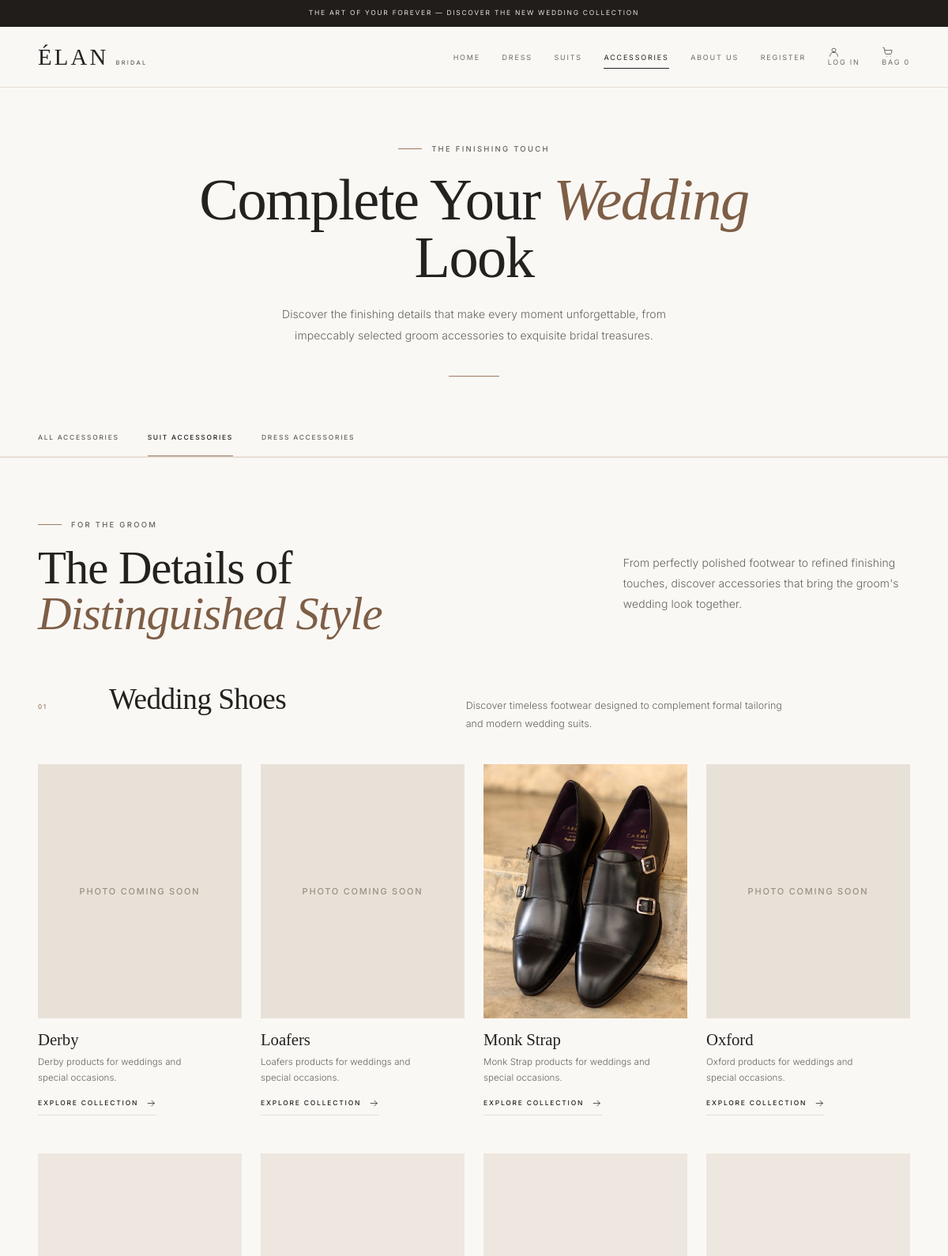
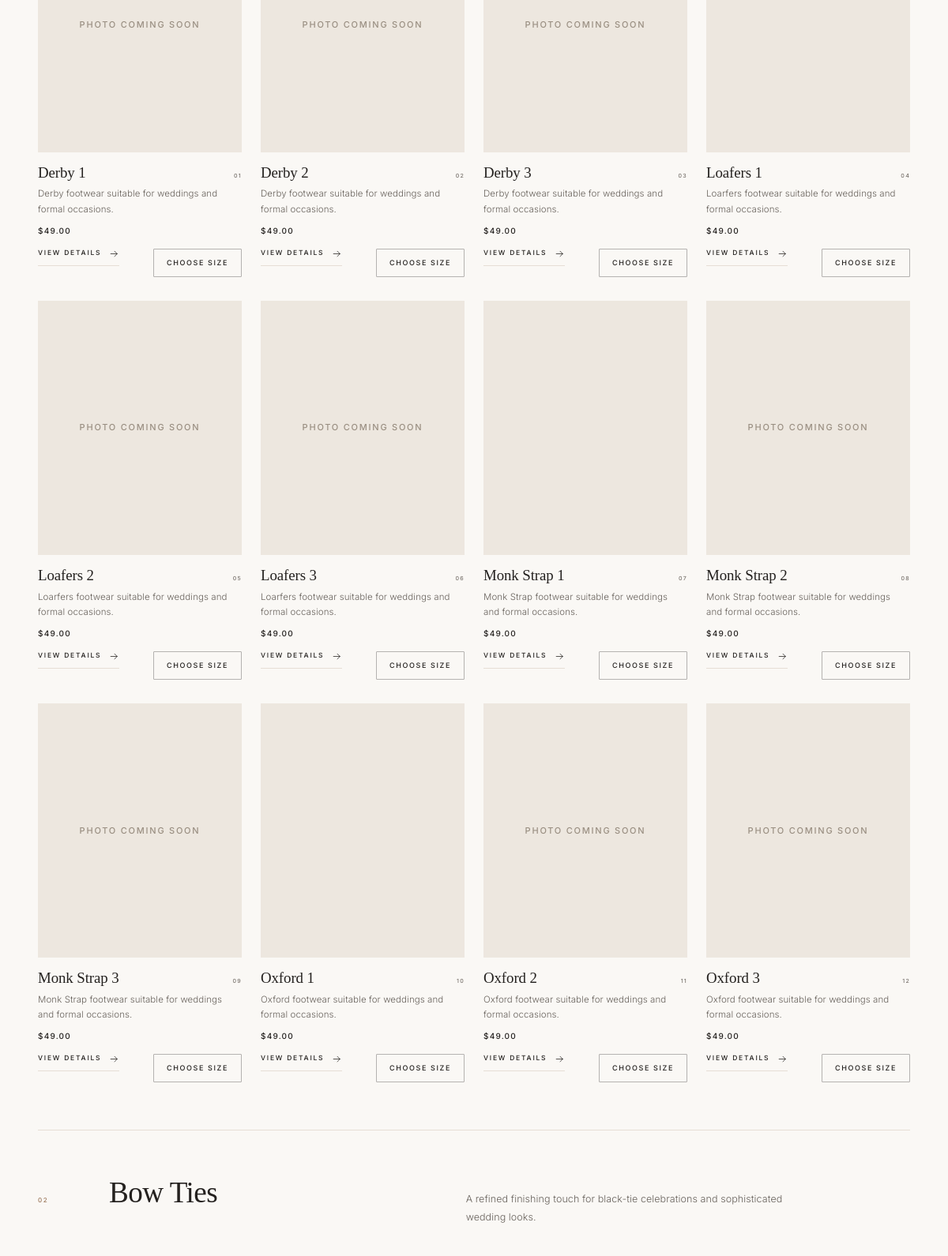
The app's page /public/accessories.php (upper part) with its own data (2 pictures, top to bottom).
### tables this page shows
CREATE TABLE `subcategories` (
  `id` int(11) NOT NULL,
  `name` varchar(100) NOT NULL,
  `category_id` int(11) NOT NULL,
  `description` varchar(255) DEFAULT NULL,
  `image_url` varchar(255) DEFAULT NULL
);

CREATE TABLE `products` (
  `id` int(11) NOT NULL,
  `subcategory_id` int(11) NOT NULL,
  `product_name` varchar(150) NOT NULL,
  `description` text DEFAULT NULL,
  `cost_price` decimal(10,2) NOT NULL DEFAULT 0.00,
  `price` decimal(10,2) NOT NULL,
  `image_url` varchar(500) DEFAULT NULL,
  `stock_quantity` int(11) NOT NULL DEFAULT 0,
  `created_at` timestamp NOT NULL DEFAULT current_timestamp()
);

### app/models/accessories.php (called while the page is built, shortened)
<?php
class Accessories{
    private PDO $db;
     public function __construct(PDO $db){
        $this->db = $db;
     }
     public function getBySubcategories(array $subcategoryIds):array{
     $placeholders=implode(",",array_fill(0,count($subcategoryIds),"?"));
        $sql = "SELECT p.id, p.product_name, p.description, p.price,
                       p.image_url, p.stock_quantity,
                       p.subcategory_id, s.name AS subcategory_name
                FROM products p
                JOIN subcategories s ON s.id = p.subcategory_id
                WHERE p.subcategory_id IN ($placeholders)
                ORDER BY p.subcategory_id, p.id";
        $stmt = $this->db->prepare($sql);
        $stmt->execute($subcategoryIds);
        return $stmt->fetchAll();
     }
    public function getSubcategories(array $subcategoryIds): array
    {
        $subcategoryIds = array_map("intval", $subcategoryIds);
        $placeholders = implode(", ", array_fill(0, count($subcategoryIds), "?"));
        $sql = "SELECT id, name, description, image_url
                FROM subcategories
                WHERE id IN ($placeholders)
                ORDER BY id";
        $stmt = $this->db->prepare($sql);
        $stmt->execute($subcategoryIds);
        return $stmt->fetchAll();
    }
}
?>

### public/accessories.php (the view, shortened to what this page needs)
<?php
require_once __DIR__ . '/../app/models/accessories.php';
$database = new Database();
$db = $database->connect();
$accessoriesModel = new Accessories($db);
$sections = [
    "groom-shoes"    => [15, 16, 17, 18],
    "bow-ties"       => [21],
    "neck-ties"      => [22],
    "cuff-links"     => [26],
    "pocket-squares" => [23],
    "bridal-shoes"   => [19, 20, 24, 25],
    "bridal-jewelry" => [7],
    "bridal-gloves"  => [6],
    "tiaras-crowns"  => [8],
    "bridal-veils"   => [9],
];
$products = [];
foreach ($sections as $sectionId => $subcategoryIds) {
    $products[$sectionId] = $accessoriesModel->getBySubcategories($subcategoryIds);
}
$groomShoeTypes = $accessoriesModel->getSubcategories([15, 16, 17, 18]);
function safe($text)
{
    return htmlspecialchars($text, ENT_QUOTES, "UTF-8");
}
function productImage($imageUrl)
{
    if ($imageUrl === null || $imageUrl === "") {
        return "";
    }
    $imageUrl = str_replace("\\", "/", $imageUrl);
    if (strpos($imageUrl, "/Data/") === 0) {
        $imageUrl = ".." . $imageUrl;
    }
    if (is_file(__DIR__ . "/" . rawurldecode($imageUrl))) {
        return $imageUrl;
    }
    return "";
}
function arrowIcon()
{
    return '<svg class="icon" aria-hidden="true"><use href="#icon-arrow"></use></svg>';
}
function printCategoryCards($shoeTypes, $sectionId)
{
    $categoryImages = [
        15 => "assets/images/accessories/suits/shoes/derby-category.jpg",
        16 => "assets/images/accessories/suits/shoes/loafers.jpg",
        17 => "assets/images/accessories/suits/shoes/monk2.jpg",
        18 => "assets/images/accessories/suits/shoes/oxford-category.jpg",
        19 => "assets/images/accessories/dresses/shoes/block-heel-category.jpg",
        20 => "assets/images/accessories/dresses/shoes/highHeels.jpg",
        24 => "assets/images/accessories/dresses/shoes/bridal-sandal-category.jpg",
        25 => "assets/images/accessories/dresses/shoes/flat-category.jpg",
    ];
    foreach ($shoeTypes as $type) {
        $image = productImage($type["image_url"] ?? null);
        if ($image === "" && isset($categoryImages[$type["id"]])) {
            $image = productImage($categoryImages[$type["id"]]);
        }
        ?>
        <a class="acc-cat-card" href="#<?php echo $sectionId; ?>-products" data-reveal
           aria-label="Explore <?php echo safe($type["name"]); ?>">
            <span class="acc-cat-card__visual">
                <?php if ($image !== "") { ?>
                    <img class="acc-cat-card__image" src="<?php echo safe($image); ?>"
                         alt="<?php echo safe($type["name"]); ?>" loading="lazy" decoding="async">
                <?php } else { ?>
                    <span class="acc-no-photo">Photo coming soon</span>
                <?php } ?>
            </span>
            <span class="acc-cat-card__body">
                <span class="acc-cat-card__name"><?php echo safe($type["name"]); ?></span>
                <span class="acc-cat-card__desc"><?php echo safe($type["description"]); ?></span>
                <span class="text-link text-link--sm acc-cat-card__link">
                    Explore Collection <?php echo arrowIcon(); ?>
                </span>
            </span>
        </a>
        <?php
    }
}
function printProductCards($productList, $sectionId)
{
    if (count($productList) === 0) {
        return;
    }
    $number = 1;
    foreach ($productList as $product) {
        $image = productImage($product["image_url"]);
        $price = "$" . number_format($product["price"], 2);
        $productLink = "accessory.php?id=" . $product["id"];
        ?>
        <article class="acc-product" data-reveal data-product>
            <a class="acc-product__visual" href="<?php echo $productLink; ?>" tabindex="-1" aria-hidden="true">
                <?php if ($image !== "") { ?>
                    <img class="acc-product__image" src="<?php echo safe($image); ?>"
                         alt="" loading="lazy" decoding="async">
                <?php } else { ?>
                    <span class="acc-no-photo">Photo coming soon</span>
                <?php } ?>
            </a>
            <div class="acc-product__body">
                <div class="acc-product__heading">
                    <h4 class="acc-product__name">
                        <a class="acc-product__name-link" href="<?php echo $productLink; ?>"><?php echo safe($product["product_name"]); ?></a>
                    </h4>
                    <span class="acc-product__index" aria-hidden="true"><?php echo str_pad($number, 2, "0", STR_PAD_LEFT); ?></span>
                </div>
                <p class="acc-product__desc"><?php echo safe($product["description"]); ?></p>
                <p class="acc-product__price"><?php echo $price; ?></p>
                <div class="acc-product__actions">
                    <a class="text-link text-link--sm acc-product__link" href="<?php echo $productLink; ?>">
                        View details <?php echo arrowIcon(); ?>
                    </a>
                    <?php if ($product["stock_quantity"] <= 0) { ?>
                        <button type="button" class="acc-add-btn" disabled>Sold Out</button>
                    <?php } elseif (count($product["sizes"]) > 0) { ?>
                        <a class="acc-add-btn" href="<?php echo $productLink; ?>">Choose Size</a>
                    <?php } ?>
                </div>
            </div>
        </article>
        <?php
        $number++;
    }
}
?>
<!DOCTYPE html>
<html lang="en">
<head>
  <link rel="stylesheet" href="assets/css/style.css">
  <link rel="stylesheet" href="assets/css/accessories.css?v=<?php echo filemtime(__DIR__ . '/assets/css/accessories.css'); ?>">
</head>
<body>
  <header class="site-header site-header--solid" id="site-header">
    <section class="announcement" aria-label="Announcement">
      <p class="announcement__text">
        <span class="announcement__long">The Art of Your Forever &mdash; Discover the New Wedding Collection</span>
      </p>
    </section>
    <div class="navbar">
      <div class="navbar__inner container">
        <a class="brand" href="index.php" aria-label="Élan Bridal — home">
          <span class="brand__primary">Élan</span>
          <span class="brand__secondary">Bridal</span>
        </a>
        <nav class="primary-nav" aria-label="Primary">
          <ul class="primary-nav__list">
            <li><a class="primary-nav__link" href="index.php">Home</a></li>
            <li><a class="primary-nav__link" href="dresses.php">Dress</a></li>
            <li><a class="primary-nav__link" href="suits.php">Suits</a></li>
            <li><a class="primary-nav__link is-active" href="accessories.php" aria-current="page">Accessories</a></li>
            <li><a class="primary-nav__link" href="index.php#about">About Us</a></li>
            <li><a class="primary-nav__link" href="register.php">Register</a></li>
            <li><a class="primary-nav__link" href="login.php">Log In</a></li>
            <li><a class="primary-nav__link" href="cart.php">Bag <span data-cart-count>0</span></a></li>
          </ul>
        </nav>
      </div>
    </div>
  </header>
  <main id="main" class="collection-main acc-main" tabindex="-1">
    <section class="acc-intro" id="accessories" aria-labelledby="accessories-title">
      <div class="container acc-intro__inner">
        <p class="eyebrow">
          <span class="eyebrow__line" aria-hidden="true"></span>
          The Finishing Touch
        </p>
        <h1 class="acc-intro__title" id="accessories-title">Complete Your <em>Wedding</em> Look</h1>
        <p class="acc-intro__text">Discover the finishing details that make every moment unforgettable, from impeccably selected groom accessories to exquisite bridal treasures.</p>
        <span class="acc-intro__rule" aria-hidden="true"></span>
      </div>
    </section>
    <nav class="collection-nav acc-nav" aria-label="Accessory categories">
      <div class="container collection-nav__inner">
        <ul class="collection-nav__list">
          <li><a class="collection-nav__link is-active" href="#accessories" aria-current="location">All Accessories</a></li>
          <li><a class="collection-nav__link" href="#suit-accessories">Suit Accessories</a></li>
          <li><a class="collection-nav__link" href="#dress-accessories">Dress Accessories</a></li>
        </ul>
      </div>
    </nav>
    <div class="acc-collection">
      <section class="acc-section acc-section--suit" id="suit-accessories" aria-labelledby="suit-accessories-title">
        <div class="container">
          <div class="section-head acc-section-head" data-reveal>
            <div class="section-head__intro">
              <p class="eyebrow"><span class="eyebrow__line" aria-hidden="true"></span>For the Groom</p>
              <h2 class="section-title" id="suit-accessories-title">The Details of <em>Distinguished Style</em></h2>
            </div>
            <div class="section-head__aside">
              <p class="section-head__text">From perfectly polished footwear to refined finishing touches, discover accessories that bring the groom's wedding look together.</p>
            </div>
          </div>
          <article class="acc-block" id="groom-shoes" aria-labelledby="groom-shoes-title">
            <header class="acc-block__head" data-reveal>
              <p class="acc-block__index" aria-hidden="true">01</p>
              <h3 class="acc-block__title" id="groom-shoes-title">Wedding Shoes</h3>
              <p class="acc-block__text">Discover timeless footwear designed to complement formal tailoring and modern wedding suits.</p>
            </header>
            <div class="acc-cat-grid">
              <?php printCategoryCards($groomShoeTypes, "groom-shoes"); ?>
            </div>
            <div class="acc-products" id="groom-shoes-products">
              <?php printProductCards($products["groom-shoes"], "groom-shoes"); ?>
            </div>
          </article>
          <article class="acc-block" id="bow-ties" aria-labelledby="bow-ties-title">
            <header class="acc-block__head" data-reveal>
              <p class="acc-block__index" aria-hidden="true">02</p>
              <h3 class="acc-block__title" id="bow-ties-title">Bow Ties</h3>
              <p class="acc-block__text">A refined finishing touch for black-tie celebrations and sophisticated wedding looks.</p>
            </header>
          </article>
        </div>
      </section>
    </div>
  </main>
</body>
</html>

### public/assets/css/accessories.css (style rules this page uses)
.acc-no-photo { position: absolute; inset: 0; display: flex; align-items: center; justify-content: center; color: #9a8f82; font-size: 11px; font-weight: 500; letter-spacing: 0.16em; text-transform: uppercase; }
.acc-product__actions { display: flex; flex-wrap: wrap; align-items: center; justify-content: space-between; gap: 10px 16px; width: 100%; margin-top: auto; padding-top: 14px; }
.acc-product__actions .acc-product__link { margin-top: 0; padding-top: 0; }
.acc-add-btn { min-height: 36px; padding: 0 16px; border: 1px solid rgba(36, 33, 31, 0.32); border-radius: 1px; background: transparent; color: var(--ink); font-family: var(--font-body); font-size: 9px; font-weight: 500; letter-spacing: 0.18em; text-transform: uppercase; cursor: pointer; transition: background-color var(--transition), border-color var(--transition), color var(--transition); }
a.acc-add-btn { display: inline-flex; align-items: center; text-decoration: none; }
a.acc-product__visual { display: block; }
.acc-product__name-link { color: inherit; text-decoration: none; }

### records on screen
subcategories: shows "PHOTO COMING SOON", name "Derby", description "Derby products for weddings and special occasions."
subcategories: shows "PHOTO COMING SOON", name "Loafers", description "Loafers products for weddings and special occasions."
subcategories: name "Monk Strap", description "Monk Strap products for weddings and special occasions."
subcategories: shows "PHOTO COMING SOON", name "Oxford", description "Oxford products for weddings and special occasions."
products: shows "PHOTO COMING SOON", product_name "Derby 1", number "01", description "Derby footwear suitable for weddings and formal occasions.", price "$49.00"
products: shows "PHOTO COMING SOON", product_name "Derby 2", number "02", description "Derby footwear suitable for weddings and formal occasions.", price "$49.00"
products: shows "PHOTO COMING SOON", product_name "Derby 3", number "03", description "Derby footwear suitable for weddings and formal occasions.", price "$49.00"
products: image_url (picture), product_name "Loafers 1", number "04", description "Loarfers footwear suitable for weddings and formal occasions.", price "$49.00"
products: shows "PHOTO COMING SOON", product_name "Loafers 2", number "05", description "Loarfers footwear suitable for weddings and formal occasions.", price "$49.00"
products: shows "PHOTO COMING SOON", product_name "Loafers 3", number "06", description "Loarfers footwear suitable for weddings and formal occasions.", price "$49.00"
products: image_url (picture), product_name "Monk Strap 1", number "07", description "Monk Strap footwear suitable for weddings and formal occasions.", price "$49.00"
products: shows "PHOTO COMING SOON", product_name "Monk Strap 2", number "08", description "Monk Strap footwear suitable for weddings and formal occasions.", price "$49.00"
products: shows "PHOTO COMING SOON", product_name "Monk Strap 3", number "09", description "Monk Strap footwear suitable for weddings and formal occasions.", price "$49.00"
products: image_url (picture), product_name "Oxford 1", number "10", description "Oxford footwear suitable for weddings and formal occasions.", price "$49.00"
products: shows "PHOTO COMING SOON", product_name "Oxford 2", number "11", description "Oxford footwear suitable for weddings and formal occasions.", price "$49.00"
products: shows "PHOTO COMING SOON", product_name "Oxford 3", number "12", description "Oxford footwear suitable for weddings and formal occasions.", price "$49.00"
